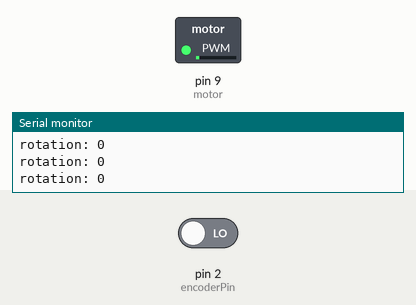
This sketch was run on a simulated Arduino Uno, built with avr-gcc and run on an emulated ATmega328P. On the bench: switched loads named in the sketch (green lamp = pin HIGH), the last lines printed to the serial monitor. The inputs (shaded band) are chosen by the test bench; at power-on: pin 2 (encoderPin) LOW.

Above: at 0.05 s.
At 0.45 s:
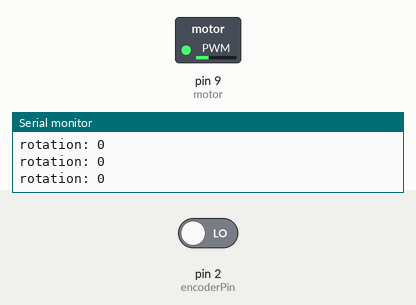
At 0.85 s:
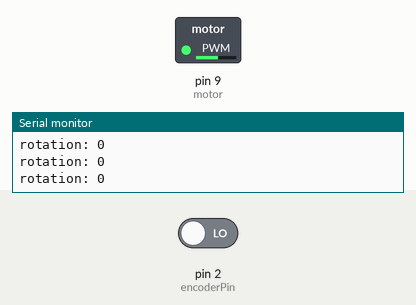
At 1.7 s:
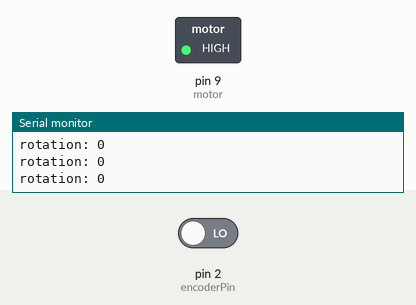
Timing chart, 0 to 3.2 s (numbered marks = the images above):
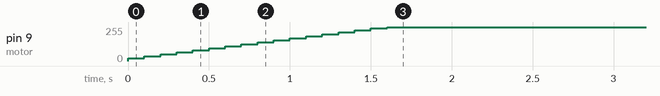

Measured:
- by itself, pin 9 (motor): moves from 0/255 to 255/255 over 1.6 s

The sketch:

pidHelloWorld.ino
```cpp
#include <PID_v1.h>

int motor =  9;

double Setpoint, Input, Output;

PID rightPID(&Input, &Output, &Setpoint, 0.1, 3, 0, DIRECT);

int encoderPin = 2;

int count = 0;

int currentEncoder = LOW;
int lastEncoder = LOW;

boolean wasUpdate = false;

int rotation = 0;

void encoder()
{
  currentEncoder = digitalRead( encoderPin );

  if ( currentEncoder != lastEncoder )
  {
    count++;
//    Serial.print("Count R: ");
//    Serial.println( countR );
  }

  lastEncoder = currentEncoder;
}

void setup ()
{
  Setpoint = 50;

  rightPID.SetMode(AUTOMATIC);

  pinMode( encoderPin, INPUT );

  pinMode( motor, OUTPUT );

  Serial.begin(9600);
}

void loop()
{
  encoder();

  int time = millis();

  if( time % 500 == 0 )
  {
    wasUpdate = false;
  }

  if( time % 501 == 0 && !wasUpdate )
  {
    rotation = count;

    Serial.print( "rotation: " );
    Serial.println( rotation );

    count = 0;

    wasUpdate = true;
  }

  Input = rotation;

  rightPID.Compute();

  //Serial.print( "RightOutput: " );
  //Serial.println( Output );

  analogWrite( motor, Output );
}
```
